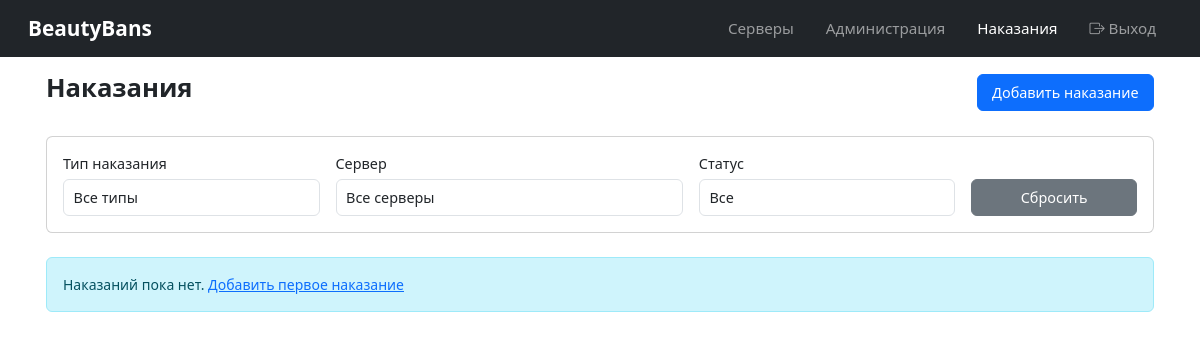
The app's page /punishments/ (signed in), older data.
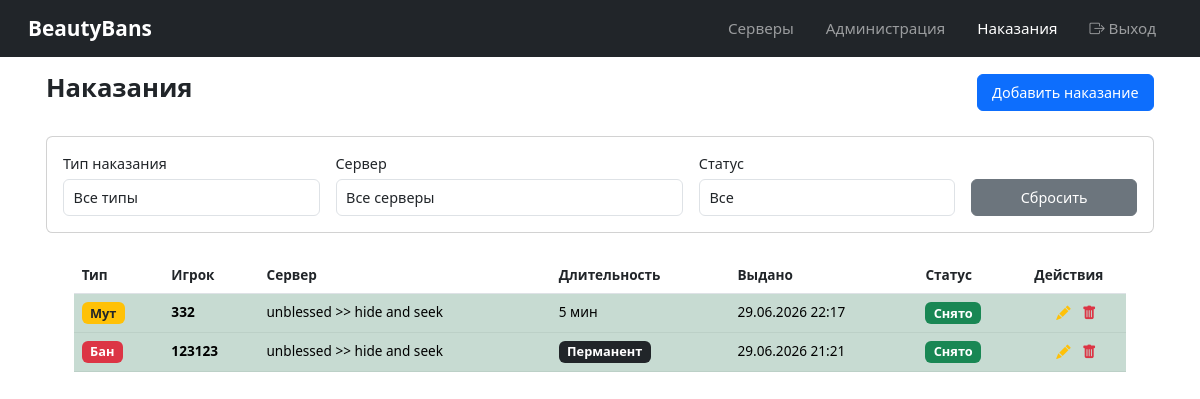
The same page, newer data.
### punishments/models.py (models this page shows, shortened)
class Punishment(models.Model):
    PUNISHMENT_TYPES = [
        ('ban', 'Бан'),
        ('mute', 'Мут'),
        ('gag', 'Гаг'),
    ]
    punishment_type = models.CharField(max_length=8, choices=PUNISHMENT_TYPES)
    target_steam_id = models.CharField(max_length=64)
    target_name = models.CharField(max_length=64)
    target_ip = models.GenericIPAddressField(null=True, blank=True, help_text='IP адрес игрока')
    ban_subnet = models.BooleanField(default=False, help_text='Банить всю подсеть')
    reason = models.TextField()
    admin = models.ForeignKey(Admin, on_delete=models.SET_NULL, null=True, blank=True, related_name='punishments_issued')
    server = models.ForeignKey(Server, on_delete=models.CASCADE, related_name='punishments')
    duration = models.IntegerField(help_text='Длительность в минутах (0 = перманент)')
    issued_at = models.DateTimeField(auto_now_add=True)
    expires_at = models.DateTimeField(null=True, blank=True)
    is_active = models.BooleanField(default=True)
    unbanned_by = models.ForeignKey(Admin, on_delete=models.SET_NULL, null=True, blank=True, related_name='punishments_removed')
    unban_reason = models.TextField(blank=True)
    class Meta:
        verbose_name = 'Punishment'
        verbose_name_plural = 'Punishments'
        ordering = ['-issued_at']

### servers/models.py (models this page shows, shortened)
class Server(models.Model):
    GAME_CHOICES = [
        ('cs16', 'Counter-Strike 1.6'),
        ('cs2', 'Counter-Strike 2'),
    ]
    name = models.CharField(max_length=64)
    ip = models.GenericIPAddressField()
    port = models.IntegerField(default=27015)
    rcon_password = models.CharField(max_length=128, blank=True, default='')
    game_type = models.CharField(max_length=8, choices=GAME_CHOICES, default='cs16')
    token = models.UUIDField(default=uuid.uuid4, editable=False, unique=True)
    is_active = models.BooleanField(default=True)
    is_verified = models.BooleanField(default=False, help_text='Верифицирован через API плагина')
    created_at = models.DateTimeField(auto_now_add=True)
    class Meta:
        verbose_name = 'Server'
        verbose_name_plural = 'Servers'

### punishments/views.py (the view)
# urls.py: path('', views.punishments_list, name='list'),
@login_required
def punishments_list(request):
    punishments = Punishment.objects.all().select_related('admin', 'server', 'unbanned_by')
    punishment_type_filter = request.GET.get('type')
    server_filter = request.GET.get('server')
    status_filter = request.GET.get('status')
    if punishment_type_filter:
        punishments = punishments.filter(punishment_type=punishment_type_filter)
    if server_filter:
        punishments = punishments.filter(server_id=server_filter)
    if status_filter == 'active':
        punishments = punishments.filter(is_active=True)
    elif status_filter == 'inactive':
        punishments = punishments.filter(is_active=False)
    servers = Server.objects.all().order_by('name')
    context = {
        'punishments': punishments,
        'servers': servers,
        'selected_type': punishment_type_filter,
        'selected_server': server_filter,
        'selected_status': status_filter,
    }
    return render(request, 'punishments/list.html', context)

### punishments/templates/punishments/list.html (shortened to what this page needs)
{% extends 'base.html' %}
{% block content %}
<div class="d-flex justify-content-between align-items-center mb-4">
    <h1>Наказания</h1>
    <a href="{% url 'punishments:add' %}" class="btn btn-primary">Добавить наказание</a>
</div>
<div class="card mb-4">
    <div class="card-body">
        <form method="get" class="row g-3">
            <div class="col-md-3">
                <label class="form-label">Тип наказания</label>
                <select name="type" class="form-control" onchange="this.form.submit()">
                    <option value="">Все типы</option>
                </select>
            </div>
            <div class="col-md-4">
                <label class="form-label">Сервер</label>
                <select name="server" class="form-control" onchange="this.form.submit()">
                    <option value="">Все серверы</option>
                </select>
            </div>
            <div class="col-md-3">
                <label class="form-label">Статус</label>
                <select name="status" class="form-control" onchange="this.form.submit()">
                    <option value="">Все</option>
                </select>
            </div>
            <div class="col-md-2 d-flex align-items-end">
                <a href="{% url 'punishments:list' %}" class="btn btn-secondary w-100">Сбросить</a>
            </div>
        </form>
    </div>
</div>
{% if punishments %}
<div class="table-responsive">
    <table class="table table-striped">
        <thead>
            <tr>
                <th>Тип</th>
                <th>Игрок</th>
                <th>Сервер</th>
                <th>Длительность</th>
                <th>Выдано</th>
                <th>Статус</th>
                <th width="100">Действия</th>
            </tr>
        </thead>
        <tbody>
            {% for punishment in punishments %}
            <tr class="clickable-row {% if not punishment.is_active %}table-success{% endif %}" data-punishment-id="{{ punishment.pk }}">
                <td>
                    {% if punishment.punishment_type == 'ban' %}
                    <span class="badge bg-danger">Бан</span>
                    {% elif punishment.punishment_type == 'mute' %}
                    <span class="badge bg-warning text-dark">Мут</span>
                    {% else %}
                    <span class="badge bg-info">Гаг</span>
                    {% endif %}
                </td>
                <td><strong>{{ punishment.target_name }}</strong></td>
                <td>{{ punishment.server.name }}</td>
                <td>
                    {% if punishment.duration == 0 %}
                    <span class="badge bg-dark">Перманент</span>
                    {% else %}
                    {{ punishment.duration }} мин
                    {% endif %}
                </td>
                <td>{{ punishment.issued_at|date:"d.m.Y H:i" }}</td>
                <td>
                    {% if punishment.is_active %}
                    <span class="badge bg-danger">Активно</span>
                    {% else %}
                    <span class="badge bg-success">Снято</span>
                    {% endif %}
                </td>
                <td>
                    <div class="d-flex flex-column align-items-center gap-1">
                        <div class="d-flex gap-2">
                            <a href="{% url 'punishments:edit' punishment.pk %}" class="action-icon text-warning" title="Редактировать">
                                <i class="bi bi-pencil-fill"></i>
                            </a>
                            <a href="{% url 'punishments:delete' punishment.pk %}" class="action-icon text-danger" title="Удалить">
                                <i class="bi bi-trash-fill"></i>
                            </a>
                        </div>
                    </div>
                </td>
            </tr>
            {% endfor %}
        </tbody>
    </table>
</div>
{% else %}
<div class="alert alert-info">
    Наказаний пока нет. <a href="{% url 'punishments:add' %}">Добавить первое наказание</a>
</div>
{% endif %}
{% endblock %}

Row changes from the older to the newer data that the page shows:
added Punishment: punishment_type "Мут", target_name "332", server.name "unblessed >> hide and seek", duration "5", issued_at "29.06.2026 22:17", is_active "Снято"
added Punishment: punishment_type "Бан", target_name "123123", server.name "unblessed >> hide and seek", duration "Перманент", issued_at "29.06.2026 21:21", is_active "Снято"
Text that changed along with them:
text no longer shown: "Наказаний пока нет. Добавить первое наказание"
text now shown: "Тип Игрок Сервер Длительность Выдано Статус Действия"
